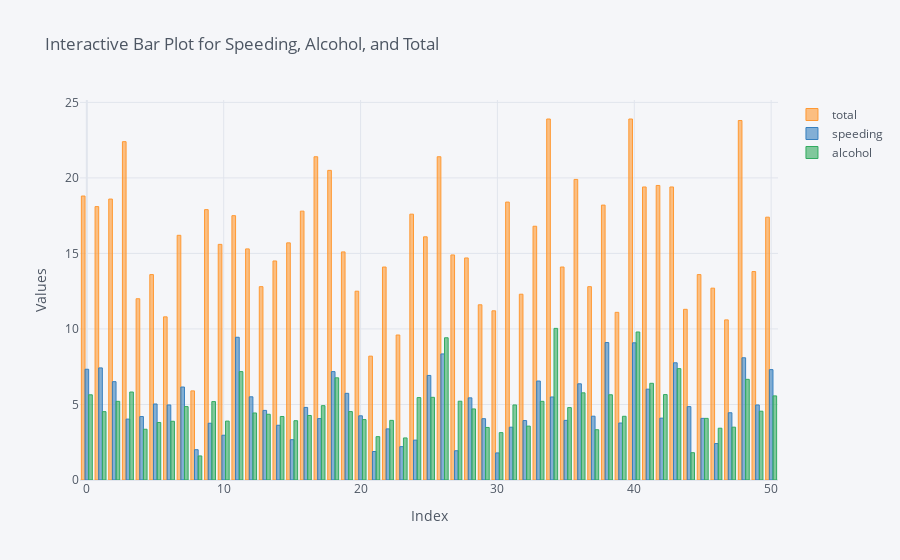

Notebook code cell kept with this figure:
### Code cell
#(ii)
df.iplot(kind='bar', xTitle='Index', yTitle='Values', title='Interactive Bar Plot for Speeding, Alcohol, and Total')

### Figure 1 — Plotly figure (JSON) as saved in the notebook; plotly's stock layout.template omitted (floating-point values rounded to 4 significant figures)
{"data": [{"marker": {"color": "rgba(255, 153, 51, 0.6)", "line": {"color": "rgba(255, 153, 51, 1.0)", "width": 1}}, "name": "total", "orientation": "v", "text": "", "type": "bar", "x": [0, 1, 2, 3, 4, 5, 6, 7, 8, 9, 10, 11, 12, 13, 14, 15, 16, 17, 18, 19, 20, 21, 22, 23, 24, 25, 26, 27, 28, 29, 30, 31, 32, 33, 34, 35, 36, 37, 38, 39, 40, 41, 42, 43, 44, 45, 46, 47, 48, 49, 50], "y": [18.8, 18.1, 18.6, 22.4, 12, 13.6, 10.8, 16.2, 5.9, 17.9, 15.6, 17.5, 15.3, 12.8, 14.5, 15.7, 17.8, 21.4, 20.5, 15.1, 12.5, 8.2, 14.1, 9.6, 17.6, 16.1, 21.4, 14.9, 14.7, 11.6, 11.2, 18.4, 12.3, 16.8, 23.9, 14.1, 19.9, 12.8, 18.2, 11.1, 23.9, 19.4, 19.5, 19.4, 11.3, 13.6, 12.7, 10.6, 23.8, 13.8, 17.4]}, {"marker": {"color": "rgba(55, 128, 191, 0.6)", "line": {"color": "rgba(55, 128, 191, 1.0)", "width": 1}}, "name": "speeding", "orientation": "v", "text": "", "type": "bar", "x": [0, 1, 2, 3, 4, 5, 6, 7, 8, 9, 10, 11, 12, 13, 14, 15, 16, 17, 18, 19, 20, 21, 22, 23, 24, 25, 26, 27, 28, 29, 30, 31, 32, 33, 34, 35, 36, 37, 38, 39, 40, 41, 42, 43, 44, 45, 46, 47, 48, 49, 50], "y": [7.332, 7.421, 6.51, 4.032, 4.2, 5.032, 4.968, 6.156, 2.006, 3.759, 2.964, 9.45, 5.508, 4.608, 3.625, 2.669, 4.806, 4.066, 7.175, 5.738, 4.25, 1.886, 3.384, 2.208, 2.64, 6.923, 8.346, 1.937, 5.439, 4.06, 1.792, 3.496, 3.936, 6.552, 5.497, 3.948, 6.368, 4.224, 9.1, 3.774, 9.082, 6.014, 4.095, 7.76, 4.859, 4.08, 2.413, 4.452, 8.092, 4.968, 7.308]}, {"marker": {"color": "rgba(50, 171, 96, 0.6)", "line": {"color": "rgba(50, 171, 96, 1.0)", "width": 1}}, "name": "alcohol", "orientation": "v", "text": "", "type": "bar", "x": [0, 1, 2, 3, 4, 5, 6, 7, 8, 9, 10, 11, 12, 13, 14, 15, 16, 17, 18, 19, 20, 21, 22, 23, 24, 25, 26, 27, 28, 29, 30, 31, 32, 33, 34, 35, 36, 37, 38, 39, 40, 41, 42, 43, 44, 45, 46, 47, 48, 49, 50], "y": [5.64, 4.525, 5.208, 5.824, 3.36, 3.808, 3.888, 4.86, 1.593, 5.191, 3.9, 7.175, 4.437, 4.352, 4.205, 3.925, 4.272, 4.922, 6.765, 4.53, 4, 2.87, 3.948, 2.784, 5.456, 5.474, 9.416, 5.215, 4.704, 3.48, 3.136, 4.968, 3.567, 5.208, 10.04, 4.794, 5.771, 3.328, 5.642, 4.218, 9.799, 6.402, 5.655, 7.372, 1.808, 4.08, 3.429, 3.498, 6.664, 4.554, 5.568]}], "layout": {"autosize": true, "legend": {"bgcolor": "#F5F6F9", "font": {"color": "#4D5663"}}, "paper_bgcolor": "#F5F6F9", "plot_bgcolor": "#F5F6F9", "title": {"font": {"color": "#4D5663"}, "text": "Interactive Bar Plot for Speeding, Alcohol, and Total"}, "xaxis": {"autorange": true, "gridcolor": "#E1E5ED", "range": [-0.5, 50.5], "showgrid": true, "tickfont": {"color": "#4D5663"}, "title": {"font": {"color": "#4D5663"}, "text": "Index"}, "type": "linear", "zerolinecolor": "#E1E5ED"}, "yaxis": {"autorange": true, "gridcolor": "#E1E5ED", "range": [0, 25.16], "showgrid": true, "tickfont": {"color": "#4D5663"}, "title": {"font": {"color": "#4D5663"}, "text": "Values"}, "type": "linear", "zerolinecolor": "#E1E5ED"}}}
